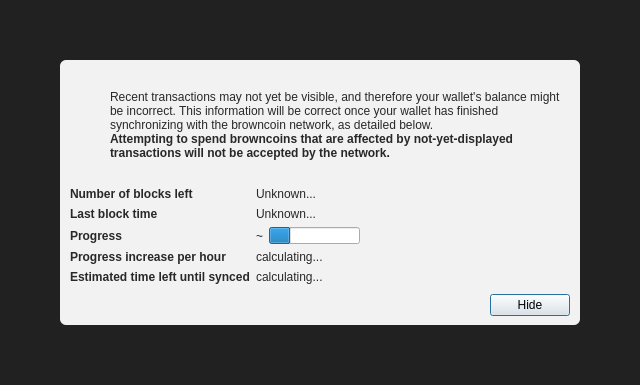
<?xml version="1.0" encoding="UTF-8"?>
<ui version="4.0">
 <class>ModalOverlay</class>
 <widget class="ModalOverlay" name="ModalOverlay">
  <property name="geometry">
   <rect>
    <x>0</x>
    <y>0</y>
    <width>640</width>
    <height>385</height>
   </rect>
  </property>
  <property name="windowTitle">
   <string>Form</string>
  </property>
  <layout class="QVBoxLayout" name="verticalLayout" stretch="0">
   <property name="sizeConstraint">
    <enum>QLayout::SetDefaultConstraint</enum>
   </property>
   <property name="leftMargin">
    <number>0</number>
   </property>
   <property name="topMargin">
    <number>0</number>
   </property>
   <property name="rightMargin">
    <number>0</number>
   </property>
   <property name="bottomMargin">
    <number>0</number>
   </property>
   <item>
    <widget class="QWidget" name="bgWidget" native="true">
     <property name="styleSheet">
      <string notr="true">#bgWidget { background: rgba(0,0,0,220); }</string>
     </property>
     <layout class="QVBoxLayout" name="verticalLayoutMain" stretch="1">
      <property name="leftMargin">
       <number>60</number>
      </property>
      <property name="topMargin">
       <number>60</number>
      </property>
      <property name="rightMargin">
       <number>60</number>
      </property>
      <property name="bottomMargin">
       <number>60</number>
      </property>
      <item>
       <widget class="QWidget" name="contentWidget" native="true">
        <property name="styleSheet">
         <string notr="true">#contentWidget { background: rgba(255,255,255,240); border-radius: 6px; }

QLabel { color: rgb(40,40,40);  }</string>
        </property>
        <layout class="QVBoxLayout" name="verticalLayoutSub" stretch="1,0,0,0">
         <property name="spacing">
          <number>0</number>
         </property>
         <property name="leftMargin">
          <number>10</number>
         </property>
         <property name="topMargin">
          <number>10</number>
         </property>
         <property name="rightMargin">
          <number>10</number>
         </property>
         <property name="bottomMargin">
          <number>10</number>
         </property>
         <item>
          <layout class="QHBoxLayout" name="horizontalLayoutIconText" stretch="0,1">
           <property name="topMargin">
            <number>20</number>
           </property>
           <item>
            <layout class="QVBoxLayout" name="verticalLayoutIcon">
             <property name="leftMargin">
              <number>0</number>
             </property>
             <item>
              <widget class="QPushButton" name="warningIcon">
               <property name="enabled">
                <bool>false</bool>
               </property>
               <property name="text">
                <string/>
               </property>
               <property name="icon">
                <iconset>
                 <normaloff>:/icons/warning</normaloff>
                 <disabledoff>:/icons/warning</disabledoff>:/icons/warning</iconset>
               </property>
               <property name="iconSize">
                <size>
                 <width>48</width>
                 <height>48</height>
                </size>
               </property>
               <property name="flat">
                <bool>true</bool>
               </property>
              </widget>
             </item>
             <item>
              <spacer name="verticalSpacerWarningIcon">
               <property name="orientation">
                <enum>Qt::Vertical</enum>
               </property>
               <property name="sizeHint" stdset="0">
                <size>
                 <width>20</width>
                 <height>40</height>
                </size>
               </property>
              </spacer>
             </item>
            </layout>
           </item>
           <item>
            <layout class="QVBoxLayout" name="verticalLayoutInfoText">
             <property name="leftMargin">
              <number>0</number>
             </property>
             <property name="topMargin">
              <number>0</number>
             </property>
             <item>
              <widget class="QLabel" name="infoText">
               <property name="text">
                <string>Recent transactions may not yet be visible, and therefore your wallet's balance might be incorrect. This information will be correct once your wallet has finished synchronizing with the browncoin network, as detailed below.</string>
               </property>
               <property name="textFormat">
                <enum>Qt::RichText</enum>
               </property>
               <property name="wordWrap">
                <bool>true</bool>
               </property>
              </widget>
             </item>
             <item>
              <widget class="QLabel" name="infoTextStrong">
               <property name="font">
                <font>
                 <weight>75</weight>
                 <bold>true</bold>
                </font>
               </property>
               <property name="text">
                <string>Attempting to spend browncoins that are affected by not-yet-displayed transactions will not be accepted by the network.</string>
               </property>
               <property name="textFormat">
                <enum>Qt::RichText</enum>
               </property>
               <property name="wordWrap">
                <bool>true</bool>
               </property>
              </widget>
             </item>
             <item>
              <spacer name="verticalSpacerInTextSpace">
               <property name="orientation">
                <enum>Qt::Vertical</enum>
               </property>
               <property name="sizeHint" stdset="0">
                <size>
                 <width>20</width>
                 <height>40</height>
                </size>
               </property>
              </spacer>
             </item>
            </layout>
           </item>
          </layout>
         </item>
         <item>
          <spacer name="verticalSpacerAfterText">
           <property name="orientation">
            <enum>Qt::Vertical</enum>
           </property>
           <property name="sizeHint" stdset="0">
            <size>
             <width>20</width>
             <height>40</height>
            </size>
           </property>
          </spacer>
         </item>
         <item>
          <layout class="QFormLayout" name="formLayout">
           <property name="fieldGrowthPolicy">
            <enum>QFormLayout::FieldsStayAtSizeHint</enum>
           </property>
           <property name="horizontalSpacing">
            <number>6</number>
           </property>
           <property name="verticalSpacing">
            <number>6</number>
           </property>
           <property name="topMargin">
            <number>10</number>
           </property>
           <item row="0" column="0">
            <widget class="QLabel" name="labelNumberOfBlocksLeft">
             <property name="font">
              <font>
               <weight>75</weight>
               <bold>true</bold>
              </font>
             </property>
             <property name="text">
              <string>Number of blocks left</string>
             </property>
            </widget>
           </item>
           <item row="0" column="1">
            <widget class="QLabel" name="numberOfBlocksLeft">
             <property name="text">
              <string>Unknown...</string>
             </property>
            </widget>
           </item>
           <item row="1" column="0">
            <widget class="QLabel" name="labelLastBlockTime">
             <property name="font">
              <font>
               <weight>75</weight>
               <bold>true</bold>
              </font>
             </property>
             <property name="text">
              <string>Last block time</string>
             </property>
            </widget>
           </item>
           <item row="1" column="1">
            <widget class="QLabel" name="newestBlockDate">
             <property name="sizePolicy">
              <sizepolicy hsizetype="Maximum" vsizetype="Preferred">
               <horstretch>0</horstretch>
               <verstretch>0</verstretch>
              </sizepolicy>
             </property>
             <property name="text">
              <string>Unknown...</string>
             </property>
            </widget>
           </item>
           <item row="2" column="0">
            <widget class="QLabel" name="labelSyncDone">
             <property name="font">
              <font>
               <weight>75</weight>
               <bold>true</bold>
              </font>
             </property>
             <property name="text">
              <string>Progress</string>
             </property>
            </widget>
           </item>
           <item row="2" column="1">
            <layout class="QHBoxLayout" name="horizontalLayoutSync" stretch="0,1">
             <item>
              <widget class="QLabel" name="percentageProgress">
               <property name="text">
                <string notr="true">~</string>
               </property>
              </widget>
             </item>
             <item>
              <widget class="QProgressBar" name="progressBar">
               <property name="value">
                <number>24</number>
               </property>
               <property name="format">
                <string/>
               </property>
              </widget>
             </item>
            </layout>
           </item>
           <item row="4" column="0">
            <widget class="QLabel" name="labelProgressIncrease">
             <property name="font">
              <font>
               <weight>75</weight>
               <bold>true</bold>
              </font>
             </property>
             <property name="text">
              <string>Progress increase per hour</string>
             </property>
            </widget>
           </item>
           <item row="4" column="1">
            <widget class="QLabel" name="progressIncreasePerH">
             <property name="text">
              <string>calculating...</string>
             </property>
            </widget>
           </item>
           <item row="5" column="0">
            <widget class="QLabel" name="labelEstimatedTimeLeft">
             <property name="font">
              <font>
               <weight>75</weight>
               <bold>true</bold>
              </font>
             </property>
             <property name="text">
              <string>Estimated time left until synced</string>
             </property>
            </widget>
           </item>
           <item row="5" column="1">
            <widget class="QLabel" name="expectedTimeLeft">
             <property name="text">
              <string>calculating...</string>
             </property>
            </widget>
           </item>
          </layout>
         </item>
         <item>
          <layout class="QHBoxLayout" name="horizontalLayoutButtons">
           <property name="leftMargin">
            <number>10</number>
           </property>
           <property name="topMargin">
            <number>10</number>
           </property>
           <item>
            <spacer name="horizontalSpacer">
             <property name="orientation">
              <enum>Qt::Horizontal</enum>
             </property>
             <property name="sizeHint" stdset="0">
              <size>
               <width>40</width>
               <height>20</height>
              </size>
             </property>
            </spacer>
           </item>
           <item>
            <widget class="QPushButton" name="closeButton">
             <property name="text">
              <string>Hide</string>
             </property>
             <property name="focusPolicy">
              <enum>Qt::StrongFocus</enum>
             </property>
             <property name="default">
              <bool>true</bool>
             </property>
            </widget>
           </item>
          </layout>
         </item>
        </layout>
       </widget>
      </item>
     </layout>
    </widget>
   </item>
  </layout>
 </widget>
 <customwidgets>
  <customwidget>
   <class>ModalOverlay</class>
   <extends>QWidget</extends>
   <header>qt/modaloverlay.h</header>
   <container>1</container>
  </customwidget>
 </customwidgets>
 <resources/>
 <connections/>
</ui>
